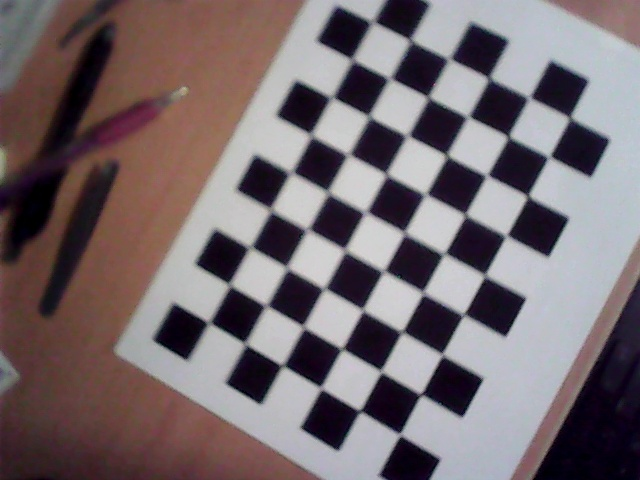
#> input picture calibration_images/calibration_00.jpg, 640 x 480 px; its folder holds only this picture in this run
$ python t_calibrate.py
#> lines starting #> are read from the running program, lines starting #| are printed output that depends on the picture; after the words box and inside, x2 and y2 are one past the last pixel; in counts of white or black regions, pixels touching at a corner belong together; long printed decimals are rounded
import numpy as np
import cv2
import glob
import os
import pickle

CHESSBOARD_SIZE = (9,6)
SQUARE_SIZE = 2.36 #Size of squares in cm
CALIBRATION_IMAGES_PATH = os.path.abspath(os.path.join(os.path.dirname(__file__), '..', 'calibration_images/*.jpg'))
OUTPUT_DIRECTORY = os.path.abspath(os.path.join(os.path.dirname(__file__), '..', 'calibration_params'))
SAVE_UNDISTORTED = True

#This is a new version of the calibrate function I created using chatgpt to measure the impact of cornerSubPix on reprojection error
def calibrate_camera():
    # Prepare object points
    objPoints = np.zeros((CHESSBOARD_SIZE[0] * CHESSBOARD_SIZE[1], 3), np.float32)
    objPoints[:, :2] = np.mgrid[0:CHESSBOARD_SIZE[0], 0:CHESSBOARD_SIZE[1]].T.reshape(-1, 2)
    objPoints = objPoints * SQUARE_SIZE

    objPointsStore = []
    imgPointsStore_raw = []    # Without cornerSubPix
    imgPointsStore_refined = []  # With cornerSubPix

    images = glob.glob(CALIBRATION_IMAGES_PATH)
    if not images:
        print(f"No calibration images found at {CALIBRATION_IMAGES_PATH}")
        return None, None, None, None, None

    if not os.path.exists(OUTPUT_DIRECTORY):
        os.makedirs(OUTPUT_DIRECTORY)
    valid_image_paths = []
    for index, fileName in enumerate(images):
        curImg = cv2.imread(fileName)
#> curImg is the input picture: shape (480, 640, 3); mean B, G, R 110, 106.3, 117.9
        greyImg = cv2.cvtColor(curImg, cv2.COLOR_BGR2GRAY)
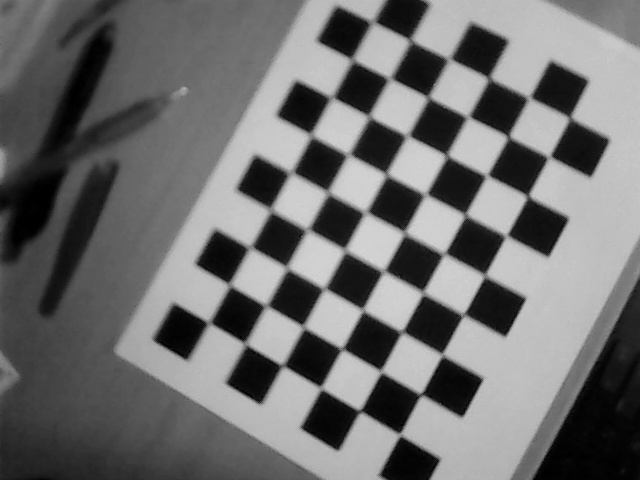
#> greyImg: shape (480, 640); min 0, max 216, mean 110.2

        ret, corners = cv2.findChessboardCorners(greyImg, CHESSBOARD_SIZE, None)
#> ret = True; corners = 54 rows, first 8: [209, 322.5], [229.5, 285], [250, 247.5], [270.5, 209.5], [291.5, 173.5], [311.5, 135], [332, 98], [352, 60]

        if ret:
            valid_image_paths.append(fileName)
            objPointsStore.append(objPoints)
            imgPointsStore_raw.append(corners)  # Unrefined corners

            # Refine
            criteria = (cv2.TERM_CRITERIA_EPS + cv2.TERM_CRITERIA_MAX_ITER, 300, 0.0001)
            corners2 = cv2.cornerSubPix(greyImg, corners, (11,11), (-1,-1), criteria)
#> corners2 = 54 rows, first 8: [208.9, 322.7], [229.5, 284.7], [250.1, 247.3], [270.6, 209.7], [291.1, 172.5], [311.1, 134.9], [332, 97.34], [352.2, 59.7]
            imgPointsStore_refined.append(corners2)

            cv2.drawChessboardCorners(curImg, CHESSBOARD_SIZE, corners2, ret)
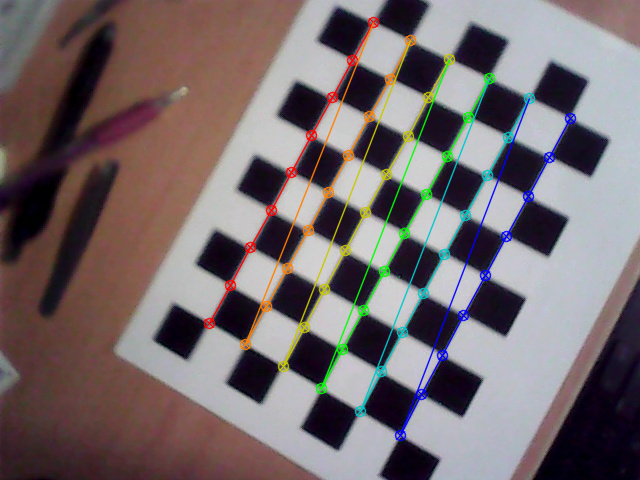
#> curImg: shape (480, 640, 3); 4.85% of pixels changed, all inside (x1, y1, x2, y2) = (203, 16, 577, 442)
            output_img_path = os.path.join(OUTPUT_DIRECTORY, f'corners_{os.path.basename(fileName)}')
            cv2.imwrite(output_img_path, curImg)

            print(f"Processed image {index+1}/{len(images)}: {fileName} - Chessboard found")
        else:
            print(f"Processed image {index+1}/{len(images)}: {fileName} - Chessboard NOT found")

    if not objPointsStore:
        print("ERROR: No valid chessboard patterns detected.")
        return None, None, None, None, None

    # Calibrate with refined points
    ret_refined, K_refined, dist_refined, rvecs_refined, tvecs_refined = cv2.calibrateCamera(
        objPointsStore, imgPointsStore_refined, (greyImg.shape[1], greyImg.shape[0]), None, None)
#> ret_refined = 0.181; K_refined = [[601.9, 0, 306.6], [0, 606, 237.6], [0, 0, 1]]; dist_refined = [[0.148, -0.45, -0.00129, 0.00315, -0.0385]]; rvecs_refined = ([-0.129, 0.0491, -1.07],); tvecs_refined = ([-5.41, 4.67, 33.43],)

    # Calibrate with raw corners
    ret_raw, K_raw, dist_raw, rvecs_raw, tvecs_raw = cv2.calibrateCamera(
        objPointsStore, imgPointsStore_raw, (greyImg.shape[1], greyImg.shape[0]), None, None)
#> ret_raw = 0.181; K_raw = [[601.9, 0, 306.6], [0, 606, 237.6], [0, 0, 1]]; dist_raw = [[0.148, -0.45, -0.00129, 0.00315, -0.0385]]; rvecs_raw = ([-0.129, 0.0491, -1.07],); tvecs_raw = ([-5.41, 4.67, 33.43],)

    # Save refined calibration
    calibrationData = {
        'cameraMatrix': K_refined,
        'distortionCoeff': dist_refined,
        'rotationVectors': rvecs_refined,
        'translationVectors': tvecs_refined,
        'reprojectionError': ret_refined
    }
#> calibrationData = {'cameraMatrix': [[601.9, 0, 306.6], [0, 606, 237.6], [0, 0, 1]], 'distortionCoeff': [[0.148, -0.45, -0.00129, 0.00315, -0.0385]], 'rotationVectors': ([-0.129, 0.0491, -1.07],), 'translationVectors': ([-5.41, 4.67, 33.43],), 'reprojectionError': 0.181}

    with open(os.path.join(OUTPUT_DIRECTORY, 'calibration_data_refined.pkl'), 'wb') as f:
        pickle.dump(calibrationData, f)

    np.savetxt(os.path.join(OUTPUT_DIRECTORY, 'camera_matrix.txt'), K_refined)
    np.savetxt(os.path.join(OUTPUT_DIRECTORY, 'distortion_coefficients.txt'), dist_refined)

    print("\nReprojection Errors:")
    print("  With cornerSubPix: ", ret_refined)
#|   With cornerSubPix:  0.1812
    print("  Without cornerSubPix: ", ret_raw)
#|   Without cornerSubPix:  0.1812

    # Visualize reprojection for refined
    visualize_reprojection(valid_image_paths, objPointsStore, imgPointsStore_refined,
                       rvecs_refined, tvecs_refined, K_refined, dist_refined,
                       OUTPUT_DIRECTORY, tag="refined")

    # Visualize reprojection for raw
    visualize_reprojection(valid_image_paths, objPointsStore, imgPointsStore_raw,
                       rvecs_raw, tvecs_raw, K_raw, dist_raw,
                       OUTPUT_DIRECTORY, tag="raw")


    return ret_refined, K_refined, dist_refined, rvecs_refined, tvecs_refined

def visualize_reprojection(images, objpoints, imgpoints, rvecs, tvecs, K, dist, output_dir, tag="refined"):
#> called with rvecs = ([-0.129, 0.0491, -1.07],), tvecs = ([-5.41, 4.67, 33.43],), K = array of shape (3, 3), dist = array of shape (1, 5), output_dir = 'calibration_params', tag = 'refined'
    for i in range(len(images)):
        img = cv2.imread(images[i])
        img = cv2.resize(img, (640, 480))  # optional resize for display
        imgpoints_proj, _ = cv2.projectPoints(objpoints[i], rvecs[i], tvecs[i], K, dist)
#> imgpoints_proj = 54 rows, first 8: [208.9, 322.6], [229.6, 284.7], [250.1, 247.2], [270.5, 209.8], [290.9, 172.4], [311.2, 135], [331.6, 97.33], [352.1, 59.55]

        # Draw detected corners in RED
        for pt in imgpoints[i]:
            cv2.circle(img, tuple(pt.ravel().astype(int)), 5, (0,0,255), -1)
#> this loop made 54 passes
#> pt on passes 1 to 12: [[208.9, 322.7]], [[229.5, 284.7]], [[250.1, 247.3]], [[270.6, 209.7]], [[291.1, 172.5]], [[311.1, 134.9]], [[332, 97.34]], [[352.2, 59.7]], [[372.6, 21.87]], [[245.3, 343.7]], [[266.1, 305.7]], [[286.9, 267.8]]
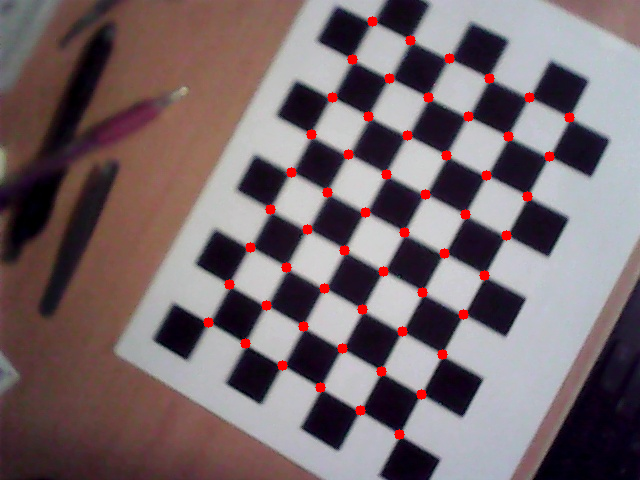
#> img: shape (480, 640, 3); 1.42% of pixels changed, all inside (x1, y1, x2, y2) = (203, 16, 575, 440)

        # Draw projected points in GREEN
        for pt in imgpoints_proj:
            cv2.circle(img, tuple(pt.ravel().astype(int)), 3, (0,255,0), -1)
#> this loop made 54 passes
#> pt on passes 1 to 12: [[208.9, 322.6]], [[229.6, 284.7]], [[250.1, 247.2]], [[270.5, 209.8]], [[290.9, 172.4]], [[311.2, 135]], [[331.6, 97.33]], [[352.1, 59.55]], [[372.6, 21.84]], [[245.5, 343.9]], [[266.3, 305.6]], [[286.9, 267.6]]
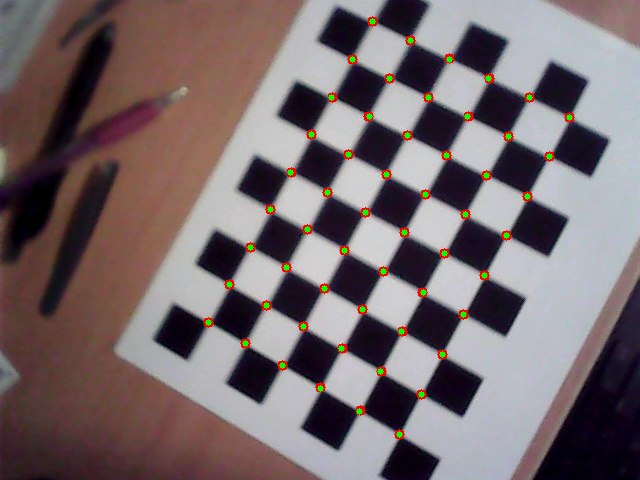
#> img: shape (480, 640, 3); 0.51% of pixels changed, all inside (x1, y1, x2, y2) = (205, 18, 573, 438)

        out_path = os.path.join(output_dir, f"reprojection_{tag}_{i}.jpg")
        cv2.imwrite(out_path, img)

def main():
    calibrate_camera()
#> the loop in visualize_reprojection (call 2), `for pt in imgpoints[i]:` made 54 passes
#> the loop in visualize_reprojection (call 2), `for pt in imgpoints_proj:` made 54 passes
if __name__ == "__main__":
    main()

$ run again, on calibration_images/calibration_05.jpg
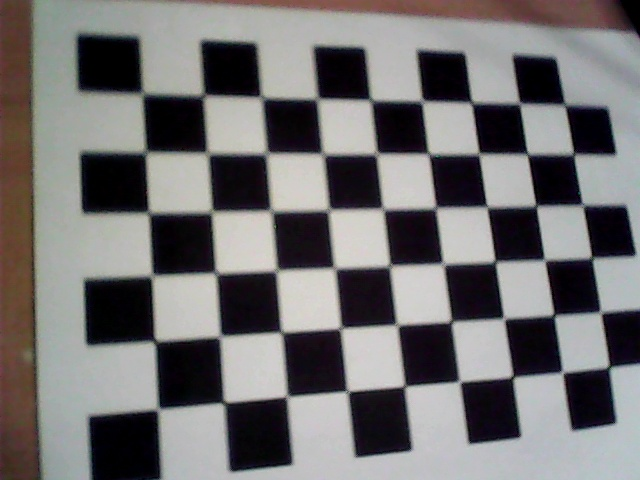
#> input picture calibration_images/calibration_05.jpg, 640 x 480 px
#> in calibrate_camera, curImg is the input picture: shape (480, 640, 3); mean B, G, R 112.9, 112.5, 114.6
#> ret = True; corners = 54 rows, first 8: [142.5, 93.5], [203.5, 95.5], [261.5, 97.5], [317.5, 99], [370.5, 100], [422, 101], [471.5, 103], [520.5, 104]
#> corners2 = 54 rows, first 8: [142.4, 93.32], [203.5, 95.24], [261.4, 96.99], [317.4, 98.67], [370.7, 99.91], [422.2, 101.1], [471.6, 102.7], [519.6, 103.4]
#> curImg: shape (480, 640, 3); 6.07% of pixels changed, all inside (x1, y1, x2, y2) = (136, 87, 616, 416)
#> ret_refined = 0.26; K_refined = [[747.4, 0, 304.8], [0, 750.1, 236], [0, 0, 1]]; dist_refined = [[0.168, -0.391, 0.000622, 0.00772, -2.2]]; rvecs_refined = ([-0.224, -0.297, -0.0605],); tvecs_refined = ([-6.25, -5.45, 28.86],)
#> ret_raw = 0.26; K_raw = [[747.4, 0, 304.8], [0, 750.1, 236], [0, 0, 1]]; dist_raw = [[0.168, -0.391, 0.000622, 0.00772, -2.2]]; rvecs_raw = ([-0.224, -0.297, -0.0605],); tvecs_raw = ([-6.25, -5.45, 28.86],)
#> calibrationData = {'cameraMatrix': [[747.4, 0, 304.8], [0, 750.1, 236], [0, 0, 1]], 'distortionCoeff': [[0.168, -0.391, 0.000622, 0.00772, -2.2]], 'rotationVectors': ([-0.224, -0.297, -0.0605],), 'translationVectors': ([-6.25, -5.45, 28.86],), 'reprojectionError': 0.26}
#|   With cornerSubPix:  0.2596
#|   Without cornerSubPix:  0.2596
#> imgpoints_proj = 54 rows, first 8: [142.4, 93.45], [203.5, 95.4], [261.8, 97.19], [317.4, 98.73], [370.7, 100], [422.2, 101.1], [471.8, 102.2], [519.5, 103.3]
#> the loop in visualize_reprojection, `for pt in imgpoints[i]:` made 54 passes
#> after the loop in visualize_reprojection, `for pt in imgpoints[i]:`:
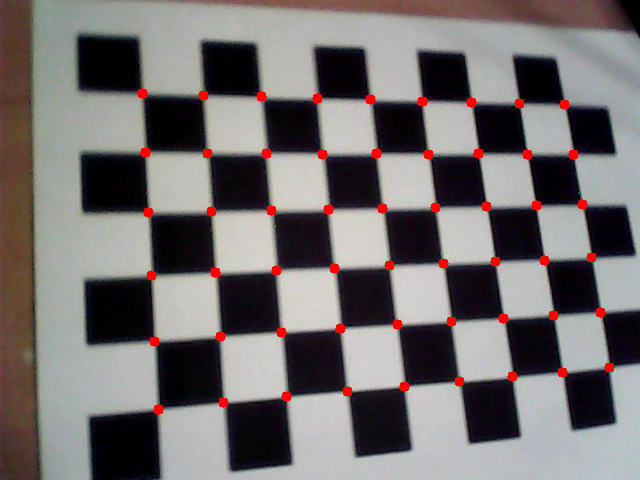
#> img: shape (480, 640, 3); 1.42% of pixels changed, all inside (x1, y1, x2, y2) = (137, 88, 615, 415)
#> the loop in visualize_reprojection, `for pt in imgpoints_proj:` made 54 passes
#> after the loop in visualize_reprojection, `for pt in imgpoints_proj:`:
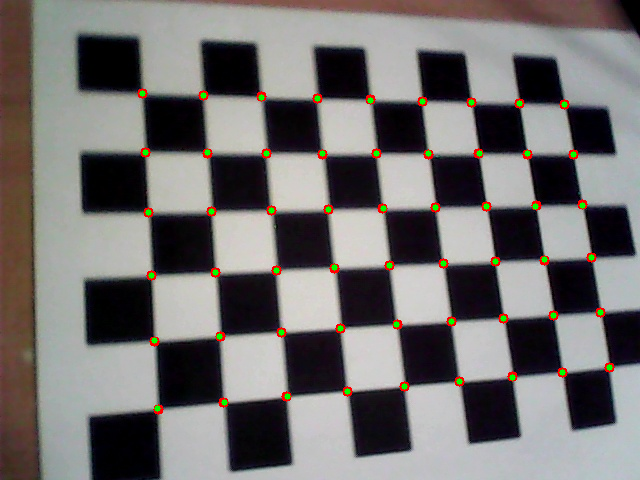
#> img: shape (480, 640, 3); 0.51% of pixels changed, all inside (x1, y1, x2, y2) = (139, 90, 613, 412)
#> the loop in visualize_reprojection (call 2), `for pt in imgpoints[i]:` made 54 passes
#> the loop in visualize_reprojection (call 2), `for pt in imgpoints_proj:` made 54 passes

$ run again, on calibration_images/calibration_06.jpg
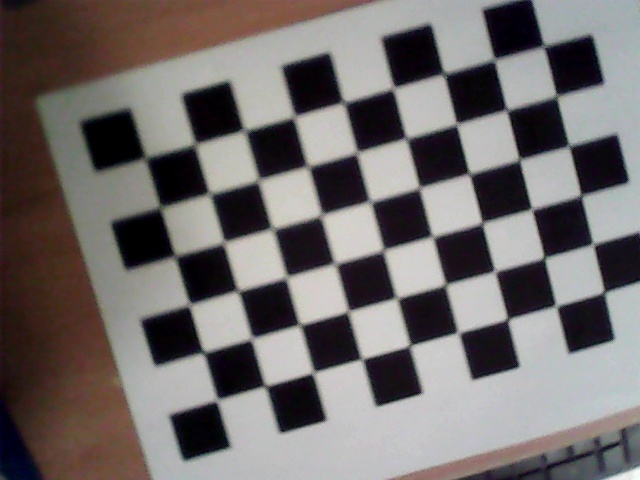
#> input picture calibration_images/calibration_06.jpg, 640 x 480 px
#> in calibrate_camera, curImg is the input picture: shape (480, 640, 3); mean B, G, R 107.5, 108.2, 113.7
#> ret = True; corners = 54 rows, first 8: [145.5, 158.5], [195, 144], [244.5, 130.5], [294.5, 116.5], [343.5, 102], [393.5, 88.5], [444.5, 73.5], [494.5, 59.5]
#> corners2 = 54 rows, first 8: [145.3, 157.5], [195.4, 143.9], [244.2, 130.1], [294.2, 116.5], [343.7, 102.4], [393.5, 87.91], [444.1, 74.02], [494.4, 59.55]
#> curImg: shape (480, 640, 3); 5.55% of pixels changed, all inside (x1, y1, x2, y2) = (139, 40, 611, 407)
#> ret_refined = 0.287; K_refined = [[2241.9, 0, 326.3], [0, 2323.6, 229.9], [0, 0, 1]]; dist_refined = [[1.7, -56.59, 0.0084, 0.00265, -1973.7]]; rvecs_refined = ([0.282, 0.0218, -0.27],); tvecs_refined = ([-8.3, -3.19, 103.7],)
#> ret_raw = 0.287; K_raw has the same summary as K_refined; dist_raw = [[1.7, -56.59, 0.0084, 0.00265, -1973.7]]; rvecs_raw = ([0.282, 0.0218, -0.27],); tvecs_raw = ([-8.3, -3.19, 103.7],)
#> calibrationData = {'cameraMatrix': [[2241.9, 0, 326.3], [0, 2323.6, 229.9], [0, 0, 1]], 'distortionCoeff': [[1.7, -56.59, 0.0084, 0.00265, -1973.7]], 'rotationVectors': ([0.282, 0.0218, -0.27],), 'translationVectors': ([-8.3, -3.19, 103.7],), 'reprojectionError': 0.287}
#|   With cornerSubPix:  0.2869
#|   Without cornerSubPix:  0.2869
#> imgpoints_proj = 54 rows, first 8: [145.4, 158], [195, 144.2], [244.6, 130.4], [294.1, 116.4], [343.6, 102.3], [393.5, 88.05], [443.7, 73.64], [494.1, 59.38]
#> the loop in visualize_reprojection, `for pt in imgpoints[i]:` made 54 passes
#> after the loop in visualize_reprojection, `for pt in imgpoints[i]:`:
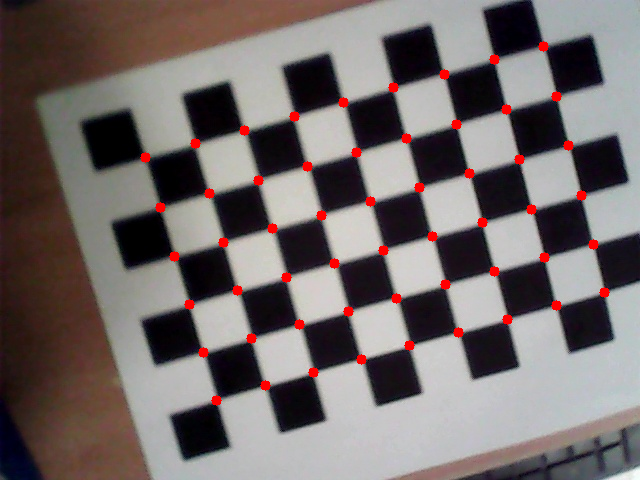
#> img: shape (480, 640, 3); 1.42% of pixels changed, all inside (x1, y1, x2, y2) = (140, 41, 610, 406)
#> the loop in visualize_reprojection, `for pt in imgpoints_proj:` made 54 passes
#> after the loop in visualize_reprojection, `for pt in imgpoints_proj:`:
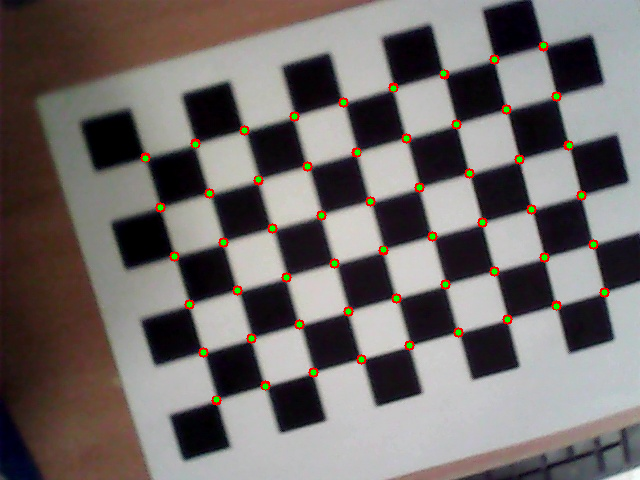
#> img: shape (480, 640, 3); 0.51% of pixels changed, all inside (x1, y1, x2, y2) = (142, 42, 608, 403)
#> the loop in visualize_reprojection (call 2), `for pt in imgpoints[i]:` made 54 passes
#> the loop in visualize_reprojection (call 2), `for pt in imgpoints_proj:` made 54 passes

$ run again, on calibration_images/calibration_01.jpg
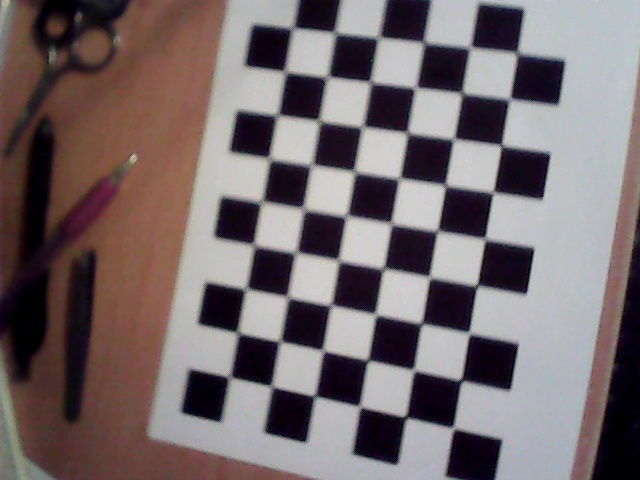
#> input picture calibration_images/calibration_01.jpg, 640 x 480 px
#> in calibrate_camera, curImg is the input picture: shape (480, 640, 3); mean B, G, R 107.8, 106.2, 117.2
#> ret = True; corners = 54 rows, first 8: [230, 376.5], [238, 333], [246, 289], [253, 245.5], [261.5, 202.5], [270, 159], [277, 115], [285.5, 72]
#> corners2 = 54 rows, first 8: [229.5, 377], [237.6, 332.7], [246, 288.8], [253.9, 245.1], [261.4, 202.1], [269.3, 158.6], [277.6, 114.9], [284.9, 71.5]
#> curImg: shape (480, 640, 3); 5.3% of pixels changed, all inside (x1, y1, x2, y2) = (224, 22, 524, 435)
#> ret_refined = 0.25; K_refined = [[610.3, 0, 313.5], [0, 617.5, 238.3], [0, 0, 1]]; dist_refined = [[0.163, -0.625, -0.00163, 0.00256, 0.15]]; rvecs_refined = ([-0.178, 0.106, -1.39],); tvecs_refined = ([-4.5, 7.32, 32.84],)
#> ret_raw = 0.25; K_raw = [[610.3, 0, 313.5], [0, 617.5, 238.3], [0, 0, 1]]; dist_raw = [[0.163, -0.625, -0.00163, 0.00256, 0.15]]; rvecs_raw = ([-0.178, 0.106, -1.39],); tvecs_raw = ([-4.5, 7.32, 32.84],)
#> calibrationData = {'cameraMatrix': [[610.3, 0, 313.5], [0, 617.5, 238.3], [0, 0, 1]], 'distortionCoeff': [[0.163, -0.625, -0.00163, 0.00256, 0.15]], 'rotationVectors': ([-0.178, 0.106, -1.39],), 'translationVectors': ([-4.5, 7.32, 32.84],), 'reprojectionError': 0.25}
#|   With cornerSubPix:  0.2497
#|   Without cornerSubPix:  0.2497
#> imgpoints_proj = 54 rows, first 8: [229.5, 376.9], [237.7, 332.6], [245.8, 288.6], [253.7, 245.1], [261.5, 201.7], [269.3, 158.4], [277, 115], [284.8, 71.45]
#> the loop in visualize_reprojection, `for pt in imgpoints[i]:` made 54 passes
#> after the loop in visualize_reprojection, `for pt in imgpoints[i]:`:
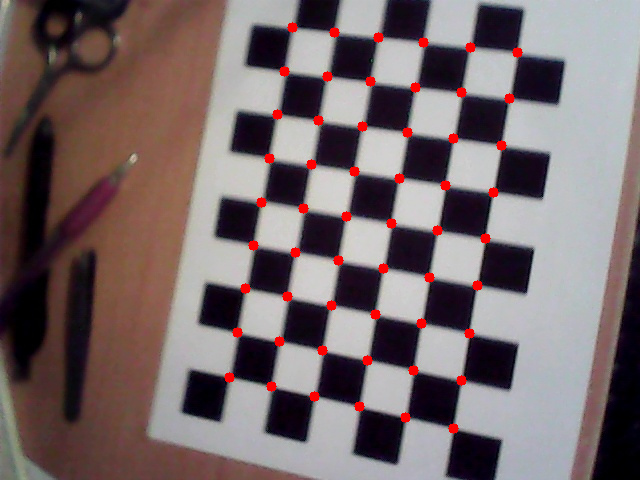
#> img: shape (480, 640, 3); 1.42% of pixels changed, all inside (x1, y1, x2, y2) = (224, 22, 523, 434)
#> the loop in visualize_reprojection, `for pt in imgpoints_proj:` made 54 passes
#> after the loop in visualize_reprojection, `for pt in imgpoints_proj:`:
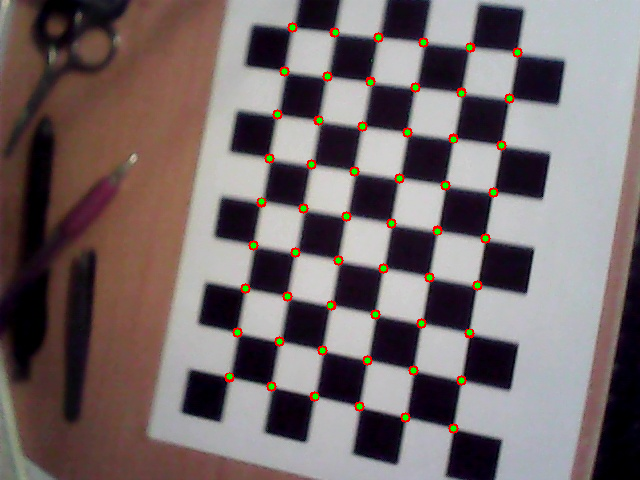
#> img: shape (480, 640, 3); 0.51% of pixels changed, all inside (x1, y1, x2, y2) = (226, 24, 521, 432)
#> the loop in visualize_reprojection (call 2), `for pt in imgpoints[i]:` made 54 passes
#> the loop in visualize_reprojection (call 2), `for pt in imgpoints_proj:` made 54 passes
